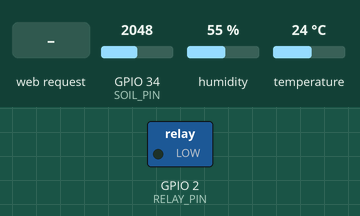
The sketch below on a simulated ESP32. On the bench: switched loads named in the sketch (green lamp = pin HIGH). The test bench sets the inputs (shaded band); at power-on: GPIO 34 (SOIL_PIN) = 2048, humidity 55 %, temperature 24 °C. WiFi joins after 1.5 s; servers stay silent unless stated; the local clock reads 2024-03-15 10:24:30 at power-on unless the sketch sets it; what the sketch prints to the serial monitor is not drawn.

Above: at 3.0 s.
3.1 s: GPIO 34 (SOIL_PIN) set to 2955
9.2 s: GPIO 34 (SOIL_PIN) set to 3021
At 17.2 s:
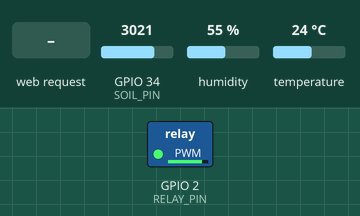
17.5 s: HTTP request GET /pot/ received
At 18.7 s:
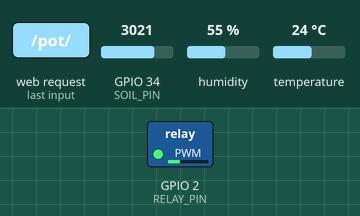
19.0 s: HTTP request GET /off received
At 19.9 s:
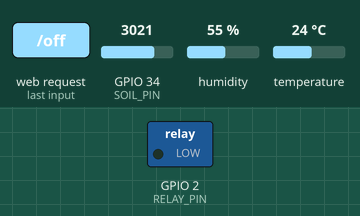
25.5 s: HTTP request GET /max/ received
At 33.1 s:
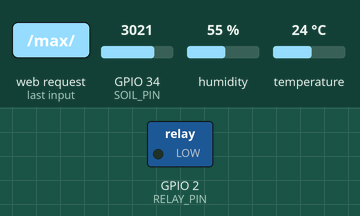
33.5 s: HTTP request GET /on received
At 34.6 s:
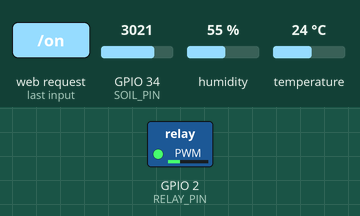
Timing chart, 0 to 36.0 s (numbered marks = the images above; inputs shaded):
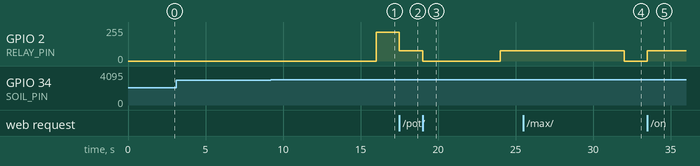

The sketch:

sketch_aug21a_copy_20251118171946.ino
```cpp
#include <WiFi.h>
#include <DHT.h>
#include <WebServer.h>
#include <ArduinoJson.h>
#include <WiFiClientSecure.h>
#include <UniversalTelegramBot.h>
#include <ESPmDNS.h>
#include <time.h>                  // Para hora real

// ================== CAMBIA SOLO ESTO EN CADA ESP32 ==================
String nombreFinca = "Farm A";     // ← "Farm A" o "Farm B"
String mdnsName    = "farma";      // ← "farma" o "farmb"
// ====================================================================

const char* ssid = "Yeltsing";
const char* password = "012345679";
#define BOT_TOKEN "8441517447:AAEg-Iinr6vFiQ9cbfxq86SjqsolY8uJvi4"
#define CHAT_ID   "1549850271"

WiFiClientSecure client;
UniversalTelegramBot bot(BOT_TOKEN, client);

#define DHTPIN 15
#define DHTTYPE DHT11
DHT dht(DHTPIN, DHTTYPE);
const int SOIL_PIN = 34;
const int RELAY_PIN = 2;

WebServer server(80);

int hum_min = 35, hum_max = 65;
bool modoAuto = true, bombaOn = false;
int potencia = 85;

float temp = 0, humAir = 0;
int humSuelo = 0;
unsigned long ultimaLectura = 0;   // ← CORREGIDO
unsigned long ultimoInforme = 0;
String analisisIA = "Iniciando análisis IA...";

// Historial de eventos (últimos 20)
struct Evento {
  String hora;
  String texto;
};
Evento historial[20];
byte numEventos = 0;

void agregarEvento(String texto) {
  struct tm timeinfo;
  String horaStr = "??:??";
  if(getLocalTime(&timeinfo)) {
    char buf[6];
    strftime(buf, sizeof(buf), "%H:%M", &timeinfo);
    horaStr = String(buf);
  } else {
    unsigned long secs = millis() / 1000;
    horaStr = String(secs / 3600 % 24) + ":" + String((secs / 60) % 60);
    if (horaStr.length() < 5) horaStr = "0" + horaStr;
    horaStr = horaStr.substring(0,5);
  }
  if (numEventos < 20) {
    historial[numEventos++] = {horaStr, texto};
  } else {
    for(byte i = 0; i < 19; i++) historial[i] = historial[i+1];
    historial[19] = {horaStr, texto};
  }
}

// Alertas expertas (tus favoritas 100% iguales)
void alertaTelegram(String titulo, String valores = "", String accion = "", String producto = "", String beneficio = "") {
  String msg = "*" + nombreFinca + "* — ALERTA EXPERTA\n\n";
  msg += "*" + titulo + "*\n";
  if(valores != "") msg += "Valores: " + valores + "\n\n";
  if(accion  != "") msg += "*QUÉ HACER HOY:*\n" + accion + "\n\n";
  if(producto!= "") msg += "*PRODUCTO RECOMENDADO:*\n" + producto + "\n";
  if(beneficio!="") msg += "*BENEFICIO:*\n" + beneficio;
  bot.sendMessage(CHAT_ID, msg, "Markdown");
  agregarEvento(titulo);
}

// ==================== HTML COMPLETO EN PROGMEM ====================
const char index_html[] PROGMEM = R"=====(
<!DOCTYPE html><html lang="es"><head><meta charset="UTF-8"><meta name="viewport" content="width=device-width,initial-scale=1">
<title>Monit-Agro FINCA</title>
<script src="https://cdn.jsdelivr.net/npm/chart.js"></script>
<style>
  body{margin:0;background:#f0f4f8;font-family:Arial,sans-serif;color:#333}
  header{background:linear-gradient(135deg,#1a5f3d,#2ecc71);color:#fff;text-align:center;padding:20px}
  h1{font-size:3em;margin:0}
  .c{padding:15px;max-width:1000px;margin:auto}
  .card{background:#fff;border-radius:20px;padding:20px;margin:15px 0;box-shadow:0 8px 25px #0001;text-align:center}
  .big{font-size:4.5em;font-weight:bold;color:#1a5f3d}
  .gauge{width:180px;height:180px;margin:20px auto;position:relative}
  svg{width:100%;height:100%;transform:rotate(-90deg)}
  circle{fill:none;stroke:#eee;stroke-width:20}
  .bar{stroke:#2ecc71;stroke-dasharray:502;stroke-dashoffset:502;transition:1.5s}
  .center{position:absolute;top:50%;left:50%;transform:translate(-50%,-50%);font-size:3em;color:#1a5f3d}
  .btn{display:block;width:90%;margin:15px auto;padding:16px;background:#2ecc71;color:#fff;border:none;border-radius:50px;font-size:1.4em;cursor:pointer}
  .btnr{background:#e74c3c}
  .status{padding:18px;border-radius:50px;font-weight:bold;font-size:1.4em;margin:25px 0}
  .on{background:#d4efdf;color:#27ae60}.off{background:#fdf2f8;color:#e74c3c}
  .ia{background:linear-gradient(135deg,#8e44ad,#3498db);color:#fff;padding:25px;border-radius:20px;margin:15px 0;font-size:1.4em;text-align:center}
  .hist{background:#fff;padding:15px;border-radius:15px;margin:15px 0;font-size:1.1em}
  .hist div{padding:8px 0;border-bottom:1px solid #eee}
</style>
</head><body>
<header><h1>Monit-Agro</h1><p>v37 • FINCA • 2025</p></header>
<div class="c">
  <div class="card"><h2>Temperatura</h2><div class="big" id="t">--</div>°C</div>
  <div class="card"><h2>Humedad Aire</h2><div class="big" id="ha">--</div>%</div>
  <div class="card"><h2>Humedad Suelo</h2>
    <div class="gauge"><svg><circle cx="90" cy="90" r="80"></circle><circle class="bar" id="g"></circle></svg>
    <div class="center" id="hs">--%</div></div>
  </div>
  <div class="card ia"><strong>Análisis IA:</strong><br><div id="alerta">Iniciando...</div></div>
  <div class="card">
    <h2>Control Riego</h2>
    <div id="st" class="status off">Cargando...</div>
    <button class="btn" onclick="f('/on')">ENCENDER BOMBA</button>
    <button class="btn btnr" onclick="f('/off')">APAGAR BOM BOMBA</button>
    <button class="btn" onclick="f('/auto')" id="ab">AUTO ON</button>
    <br>Potencia <span id="p">85</span>%<input type="range" min="30" max="100" value="85" style="width:100%" oninput="f('/pot/'+this.value);p.innerText=this.value">
    <hr>
    <label>Encender ≤ <input type="number" id="min" value="35" style="width:80px" onchange="f('/min/'+this.value)">%</label>
    <label style="margin-left:20px">Apagar ≥ <input type="number" id="max" value="65" style="width:80px" onchange="f('/max/'+this.value)">%</label>
  </div>
  <div class="card"><canvas id="chart" height="320"></canvas></div>
  <div class="card"><h2>Últimos 20 eventos</h2><div class="hist" id="historial">Cargando...</div></div>
</div>
<script>
function f(u){fetch(u)}
const chart=new Chart(document.getElementById('chart').getContext('2d'),{type:'line',data:{labels:[],datasets:[
  {label:'Suelo %',data:[],borderColor:'#2ecc71',backgroundColor:'#2ecc7122',fill:true},
  {label:'Temp °C',data:[],borderColor:'#e74c3c',yAxisID:'y2'},
  {label:'Aire %',data:[],borderColor:'#3498db',yAxisID:'y3'}
]},options:{responsive:true,scales:{y:{max:100},y2:{position:'right',max:45},y3:{position:'left',max:100}}}});
setInterval(()=>{fetch('/datos').then(r=>r.json()).then(d=>{
  document.getElementById('t').innerText=d.temp||'--';
  document.getElementById('ha').innerText=d.humAir||'--';
  document.getElementById('hs').innerText=d.humSuelo+'%';
  document.getElementById('g').style.strokeDashoffset=502-(502*d.humSuelo/100);
  document.getElementById('st').innerHTML=d.bomba?'RIEGO ACTIVO':'Apagada '+(d.auto?'(Auto)':'(Manual)');
  document.getElementById('st').className=d.bomba?'status on':'status off';
  document.getElementById('ab').innerText=d.auto?'AUTO ON':'AUTO OFF';
  document.getElementById('min').value=d.min;
  document.getElementById('max').value=d.max;
  document.getElementById('alerta').innerHTML=d.analisisIA;
  let h=new Date().toLocaleTimeString('es-NI',{hour:'2-digit',minute:'2-digit'});
  chart.data.labels.push(h); chart.data.labels=chart.data.labels.slice(-50);
  chart.data.datasets[0].data.push(d.humSuelo);
  chart.data.datasets[1].data.push(d.temp);
  chart.data.datasets[2].data.push(d.humAir);
  chart.data.datasets.forEach(ds=>ds.data=ds.data.slice(-50));
  chart.update();
  let hist=''; d.historial.forEach(e=>hist+=`<div>${e}</div>`);
  document.getElementById('historial').innerHTML=hist||'Sin eventos';
})},5000);
</script>
</body></html>
)=====";

String generarPagina() {
  String pagina = String(index_html);
  pagina.replace("FINCA", nombreFinca);
  return pagina;
}

void handleRoot() { server.send(200, "text/html", generarPagina()); }

void handleDatos() {
  DynamicJsonDocument doc(2048);
  doc["temp"] = round(temp*10)/10.0;
  doc["humAir"] = round(humAir);
  doc["humSuelo"] = humSuelo;
  doc["bomba"] = bombaOn;
  doc["auto"] = modoAuto;
  doc["potencia"] = potencia;
  doc["min"] = hum_min;
  doc["max"] = hum_max;
  doc["analisisIA"] = analisisIA;

  JsonArray h = doc.createNestedArray("historial");
  for(int i = numEventos-1; i >= 0; i--) {
    h.add(historial[i].hora + " → " + historial[i].texto);
  }

  String json;
  serializeJson(doc, json);
  server.send(200, "application/json", json);
}

void setup() {
  Serial.begin(115200);
  pinMode(RELAY_PIN, OUTPUT);
  dht.begin();

  WiFi.begin(ssid, password);
  while (WiFi.status() != WL_CONNECTED) { delay(500); Serial.print("."); }

  configTime(-6*3600, 0, "pool.ntp.org");   // Hora Nicaragua
  client.setInsecure();
  MDNS.begin(mdnsName.c_str());

  String ip = WiFi.localIP().toString();
  Serial.println("\n\n=============================================");
  Serial.println("       MONIT-AGRO v37 CONECTADO");
  Serial.print("Finca    : "); Serial.println(nombreFinca);
  Serial.print("IP       : http://"); Serial.println(ip);
  Serial.print("mDNS     : http://"); Serial.print(mdnsName); Serial.println(".local");
  Serial.println("=============================================\n");

  bot.sendMessage(CHAT_ID, "*" + nombreFinca + "* INICIADO\n\nIP: http://" + ip + "\nmDNS: http://" + mdnsName + ".local\n¡Récord 2025-2026 asegurado!", "Markdown");

  server.on("/", handleRoot);
  server.on("/datos", handleDatos);
  server.on("/on",  [](){ bombaOn=true; modoAuto=false; analogWrite(RELAY_PIN, potencia*2.55); alertaTelegram("BOMBA ENCENDIDA MANUAL", "Potencia: "+String(potencia)+"%", "Riego emergencia", "—", "Evitas pérdida"); agregarEvento("BOMBA ON MANUAL"); server.send(200); });
  server.on("/off", [](){ bombaOn=false; analogWrite(RELAY_PIN, 0); alertaTelegram("BOMBA APAGADA MANUAL", "", "Riego detenido", "—", "Ahorro agua"); agregarEvento("BOMBA OFF MANUAL"); server.send(200); });
  server.on("/auto",[](){ modoAuto=true; alertaTelegram("MODO AUTO ACTIVADO", "", "Sistema controla", "—", "Máxima eficiencia"); agregarEvento("MODO AUTO ON"); server.send(200); });
  server.on("/pot/",[](){ potencia=constrain(server.pathArg(0).toInt(),30,100); if(bombaOn) analogWrite(RELAY_PIN,potencia*2.55); alertaTelegram("POTENCIA AJUSTADA", "Nueva: "+String(potencia)+"%"); agregarEvento("POTENCIA "+String(potencia)+"%"); server.send(200); });
  server.on("/min/",[](){ hum_min=constrain(server.pathArg(0).toInt(),10,90); alertaTelegram("UMBRAL MÍNIMO", "Ahora "+String(hum_min)+"%"); agregarEvento("MIN "+String(hum_min)); server.send(200); });
  server.on("/max/",[](){ hum_max=constrain(server.pathArg(0).toInt(),20,95); alertaTelegram("UMBRAL MÁXIMO", "Ahora "+String(hum_max)+"%"); agregarEvento("MAX "+String(hum_max)); server.send(200); });

  server.begin();
  agregarEvento("Sistema iniciado");
}

void loop() {
  server.handleClient();

  if (millis() - ultimaLectura < 8000) return;
  ultimaLectura = millis();

  int raw = analogRead(SOIL_PIN);
  humSuelo = map(raw, 1520, 3780, 100, 0);
  humSuelo = constrain(humSuelo, 0, 100);

  float t = dht.readTemperature();
  float h = dht.readHumidity();
  if (!isnan(t) && t > 0) temp = t;
  if (!isnan(h) && h > 0) humAir = h;

  // Análisis IA
  if (humSuelo > 80) analisisIA = "EXCESO DE RIEGO<br>Suelo saturado<br>Riesgo raíces";
  else if (humSuelo < 30 && humAir < 50) analisisIA = "PLANTA ESTRESADA<br>Suelo y aire seco";
  else if (humAir > 80 && temp > 28) analisisIA = "ALTO RIESGO HONGOS<br>Calor + humedad";
  else if (humSuelo < 35) analisisIA = "Suelo seco<br>Preparando riego";
  else analisisIA = "Condiciones óptimas<br>Frijol rojo feliz";

  // Tus alertas favoritas
  if (humSuelo <= 15) alertaTelegram("ESTRÉS HÍDRICO CRÍTICO!", "Suelo: "+String(humSuelo)+"%", "RIEGA MANUAL YA\n20 L/m² + bioestimulante", "RootPower / Algaflex", "Recuperas planta");
  else if (humSuelo <= 25) alertaTelegram("SUELO MUY SECO", "Suelo: "+String(humSuelo)+"%", "Enciende riego\nSube umbral", "K-Leaf", "Evitas aborto flores");
  if (humSuelo >= 85) alertaTelegram("SUELO INUNDADO!", "Suelo: "+String(humSuelo)+"%", "Apaga bomba + drena", "Peróxido 3%", "Salvas raíces");
  if (humAir >= 85 && temp >= 28) alertaTelegram("ALTO RIESGO HONGOS!", "Aire: "+String(humAir)+"% | "+String(temp,1)+"°C", "Fungicida HOY", "Ridomil Gold", "Protección total");
  if (temp >= 37) alertaTelegram("CALOR EXTREMO!", "Temp: "+String(temp,1)+"°C", "Riego enfriamiento", "Kaolin", "Evitas quemadura");
  if (humSuelo < 30 && humAir < 50) alertaTelegram("PLANTA CRÍTICA!", "Suelo y aire secos", "RIEGA YA + potasio", "NitroK", "Granos pesados");

  if (modoAuto && humSuelo <= hum_min && !bombaOn) {
    bombaOn = true; analogWrite(RELAY_PIN, potencia*2.55);
    alertaTelegram("RIEGO AUTO INICIADO", "Suelo: "+String(humSuelo)+"%", "Bomba al "+String(potencia)+"%", "—", "Riego perfecto");
    agregarEvento("RIEGO AUTO ON");
  }
  if (modoAuto && humSuelo >= hum_max && bombaOn) {
    bombaOn = false; analogWrite(RELAY_PIN, 0);
    alertaTelegram("RIEGO AUTO COMPLETADO", "Suelo: "+String(humSuelo)+"%", "Bomba apagada", "—", "Ahorro agua");
    agregarEvento("RIEGO AUTO OFF");
  }

  if (millis() - ultimoInforme > 86400000UL) {
    ultimoInforme = millis();
    alertaTelegram("INFORME DIARIO", "Temp: "+String(temp,1)+"°C | Suelo: "+String(humSuelo)+"% | Aire: "+String(humAir)+"%", "Todo óptimo", "—", "¡Récord 2025-2026!");
    agregarEvento("Informe diario");
  }
}
```

Measured:
- the behaviour switches between 2988 and 2989 on GPIO 34 (SOIL_PIN) (found by bisection; images 0 and 1)
- after the input at 3.1 s, every drawn part: stays the same
- after the input at 9.2 s, GPIO 2 (RELAY_PIN): 0/255 → 216/255 after 6.8 s
- after the input at 17.5 s, GPIO 2 (RELAY_PIN): 216/255 → 76/255 at once
- after the input at 19.0 s, GPIO 2 (RELAY_PIN): 76/255 → 0/255 at once, → 76/255 5.0 s later
- after the input at 25.5 s, GPIO 2 (RELAY_PIN): 76/255 → 0/255 after 6.5 s
- after the input at 33.5 s, GPIO 2 (RELAY_PIN): 0/255 → 76/255 at once
